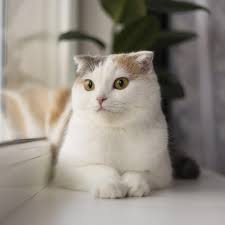
#> input picture kucing.jpeg, 225 x 225 px
$ python latihan2.py
#> lines starting #> are read from the running program, lines starting #| are printed output that depends on the picture
# vilda azizah wiguna
# 1217070085
# Operasi Negative

import cv2
import numpy as np

image = cv2.imread('kucing.jpeg')
#> image is the input picture: shape (225, 225, 3); mean B, G, R 131.1, 140, 147

#maksimum pixel
max_pixel_value = 255
#rumus citra negative 244 - f(x,y)
inverted_image = max_pixel_value - image
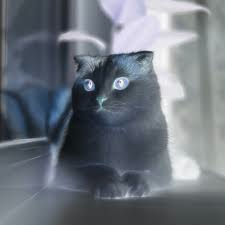
#> inverted_image: shape (225, 225, 3); mean B, G, R 123.9, 115, 108

cv2.imshow('original image', image)
cv2.imshow('citra negative', inverted_image)
cv2.waitKey(0)
cv2.destroyAllWindows()

$ run again, with test_image.jpg copied over kucing.jpeg
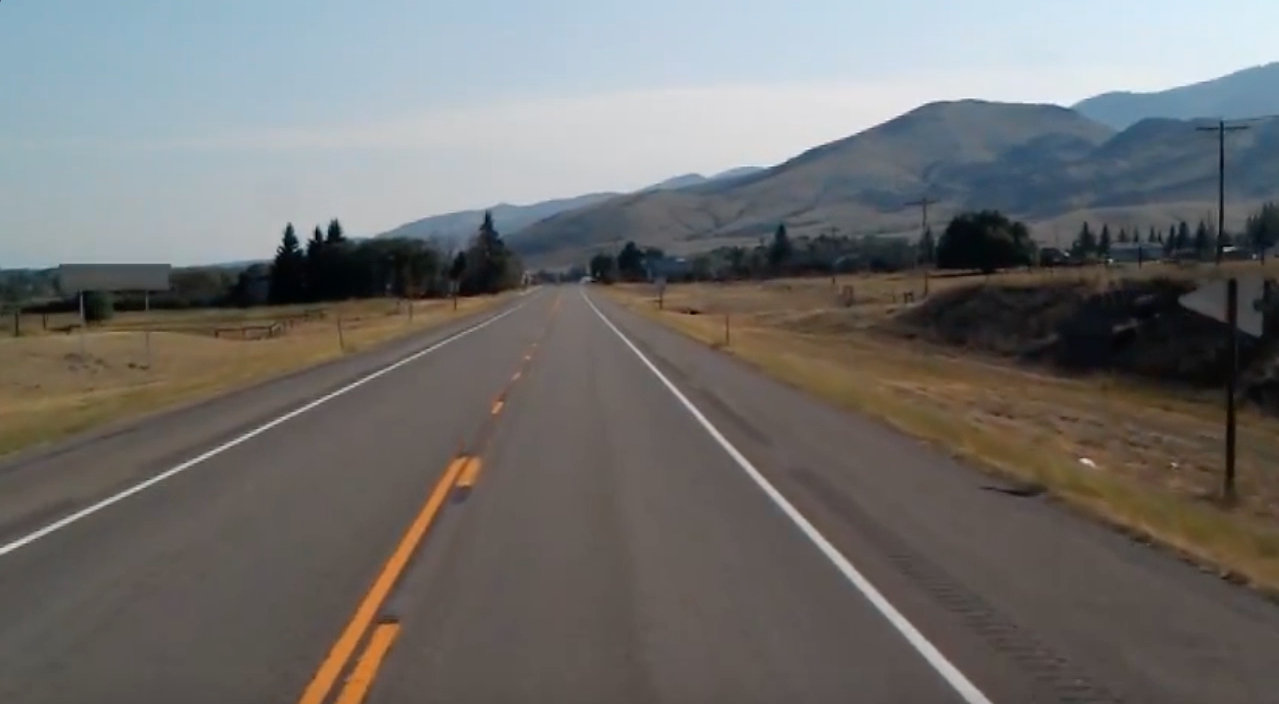
#> input picture test_image.jpg, 1279 x 704 px
#> image is the input picture: shape (704, 1279, 3); mean B, G, R 109.7, 111.3, 112.3
#> `inverted_image = max_pixel_value - image`:
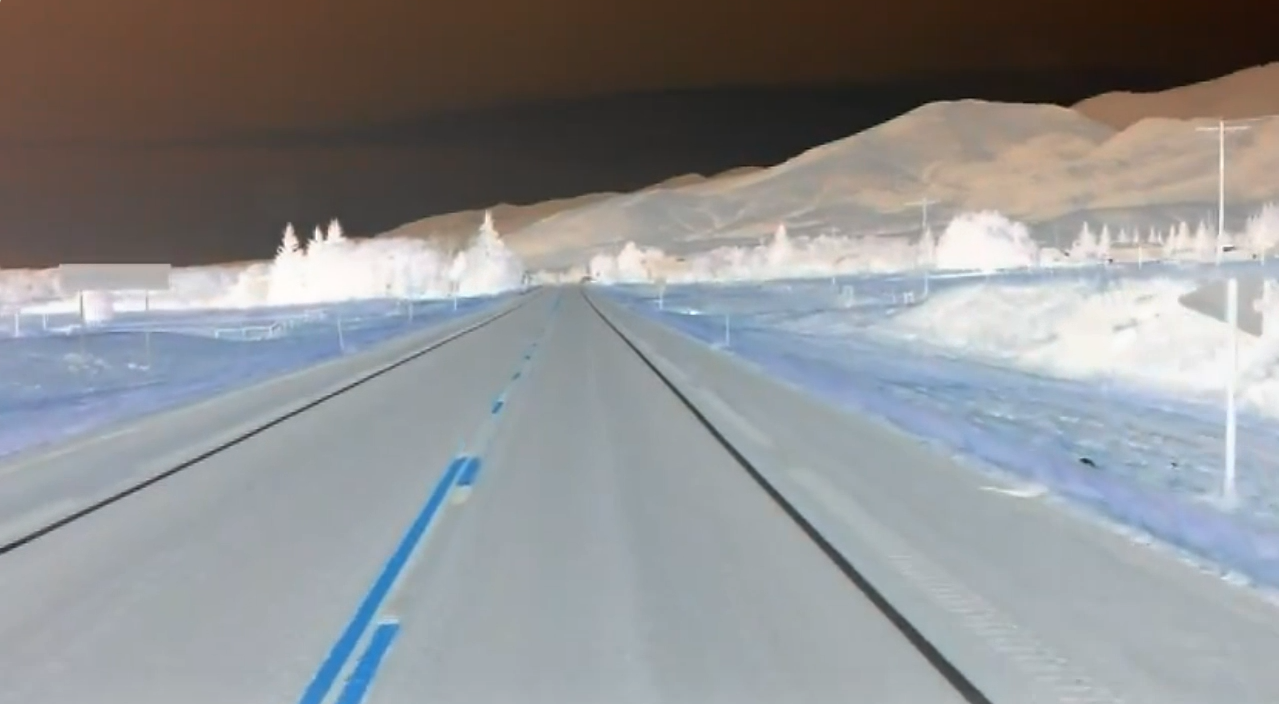
#> inverted_image: shape (704, 1279, 3); mean B, G, R 145.3, 143.7, 142.7
